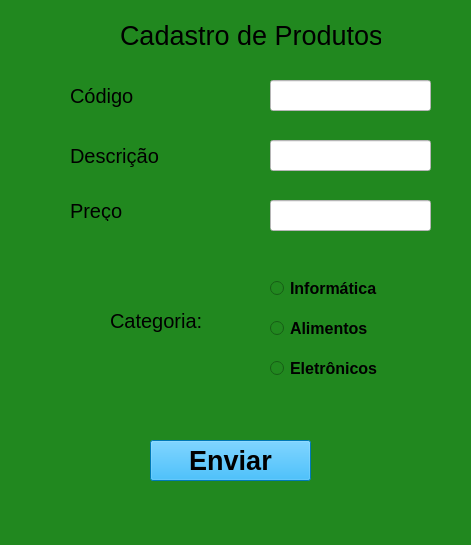
<?xml version="1.0" encoding="UTF-8"?>
<ui version="4.0">
 <class>MainWindow</class>
 <widget class="QMainWindow" name="MainWindow">
  <property name="geometry">
   <rect>
    <x>0</x>
    <y>0</y>
    <width>471</width>
    <height>545</height>
   </rect>
  </property>
  <property name="font">
   <font>
    <pointsize>20</pointsize>
   </font>
  </property>
  <property name="windowTitle">
   <string>MainWindow</string>
  </property>
  <property name="styleSheet">
   <string notr="true">background-color: rgb(33, 136, 31);</string>
  </property>
  <widget class="QWidget" name="centralwidget">
   <widget class="QLabel" name="label">
    <property name="geometry">
     <rect>
      <x>120</x>
      <y>20</y>
      <width>261</width>
      <height>31</height>
     </rect>
    </property>
    <property name="font">
     <font>
      <pointsize>20</pointsize>
     </font>
    </property>
    <property name="text">
     <string>Cadastro de Produtos</string>
    </property>
   </widget>
   <widget class="QLabel" name="label_2">
    <property name="geometry">
     <rect>
      <x>70</x>
      <y>80</y>
      <width>71</width>
      <height>31</height>
     </rect>
    </property>
    <property name="font">
     <font>
      <pointsize>15</pointsize>
     </font>
    </property>
    <property name="text">
     <string>Código</string>
    </property>
   </widget>
   <widget class="QLabel" name="label_3">
    <property name="geometry">
     <rect>
      <x>70</x>
      <y>140</y>
      <width>91</width>
      <height>31</height>
     </rect>
    </property>
    <property name="font">
     <font>
      <pointsize>15</pointsize>
     </font>
    </property>
    <property name="text">
     <string>Descrição</string>
    </property>
   </widget>
   <widget class="QLabel" name="label_4">
    <property name="geometry">
     <rect>
      <x>70</x>
      <y>200</y>
      <width>81</width>
      <height>21</height>
     </rect>
    </property>
    <property name="font">
     <font>
      <pointsize>15</pointsize>
     </font>
    </property>
    <property name="text">
     <string>Preço</string>
    </property>
   </widget>
   <widget class="QLineEdit" name="lineEdit">
    <property name="geometry">
     <rect>
      <x>270</x>
      <y>80</y>
      <width>161</width>
      <height>31</height>
     </rect>
    </property>
    <property name="styleSheet">
     <string notr="true">background-color: rgb(255, 255, 255);</string>
    </property>
   </widget>
   <widget class="QLineEdit" name="lineEdit_2">
    <property name="geometry">
     <rect>
      <x>270</x>
      <y>140</y>
      <width>161</width>
      <height>31</height>
     </rect>
    </property>
    <property name="styleSheet">
     <string notr="true">background-color: rgb(255, 255, 255);</string>
    </property>
   </widget>
   <widget class="QLineEdit" name="lineEdit_3">
    <property name="geometry">
     <rect>
      <x>270</x>
      <y>200</y>
      <width>161</width>
      <height>31</height>
     </rect>
    </property>
    <property name="styleSheet">
     <string notr="true">background-color: rgb(255, 255, 255);</string>
    </property>
   </widget>
   <widget class="QRadioButton" name="radioButton">
    <property name="geometry">
     <rect>
      <x>270</x>
      <y>280</y>
      <width>121</width>
      <height>17</height>
     </rect>
    </property>
    <property name="font">
     <font>
      <pointsize>12</pointsize>
      <weight>75</weight>
      <bold>true</bold>
     </font>
    </property>
    <property name="text">
     <string>Informática</string>
    </property>
   </widget>
   <widget class="QRadioButton" name="radioButton_2">
    <property name="geometry">
     <rect>
      <x>270</x>
      <y>320</y>
      <width>121</width>
      <height>17</height>
     </rect>
    </property>
    <property name="font">
     <font>
      <pointsize>12</pointsize>
      <weight>75</weight>
      <bold>true</bold>
     </font>
    </property>
    <property name="text">
     <string>Alimentos</string>
    </property>
   </widget>
   <widget class="QRadioButton" name="radioButton_3">
    <property name="geometry">
     <rect>
      <x>270</x>
      <y>360</y>
      <width>121</width>
      <height>17</height>
     </rect>
    </property>
    <property name="font">
     <font>
      <pointsize>12</pointsize>
      <weight>75</weight>
      <bold>true</bold>
     </font>
    </property>
    <property name="text">
     <string>Eletrônicos</string>
    </property>
   </widget>
   <widget class="QLabel" name="label_5">
    <property name="geometry">
     <rect>
      <x>110</x>
      <y>300</y>
      <width>141</width>
      <height>41</height>
     </rect>
    </property>
    <property name="font">
     <font>
      <family>MS Shell Dlg 2</family>
      <pointsize>15</pointsize>
     </font>
    </property>
    <property name="text">
     <string>Categoria:</string>
    </property>
   </widget>
   <widget class="QPushButton" name="pushButton">
    <property name="geometry">
     <rect>
      <x>150</x>
      <y>440</y>
      <width>161</width>
      <height>41</height>
     </rect>
    </property>
    <property name="font">
     <font>
      <pointsize>20</pointsize>
      <weight>75</weight>
      <bold>true</bold>
     </font>
    </property>
    <property name="styleSheet">
     <string notr="true">background-color: rgb(0, 170, 255);</string>
    </property>
    <property name="text">
     <string>Enviar</string>
    </property>
   </widget>
  </widget>
  <widget class="QMenuBar" name="menubar">
   <property name="geometry">
    <rect>
     <x>0</x>
     <y>0</y>
     <width>471</width>
     <height>21</height>
    </rect>
   </property>
  </widget>
  <widget class="QStatusBar" name="statusbar"/>
 </widget>
 <resources/>
 <connections/>
</ui>
